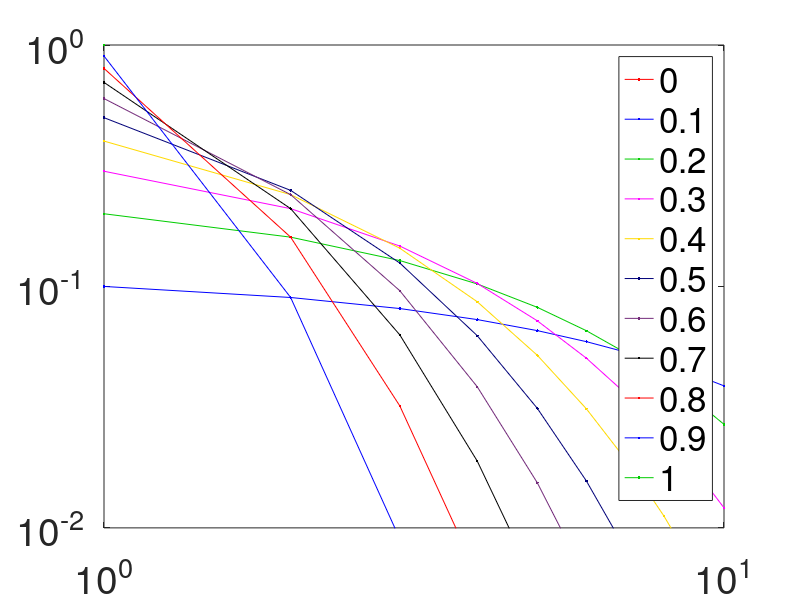
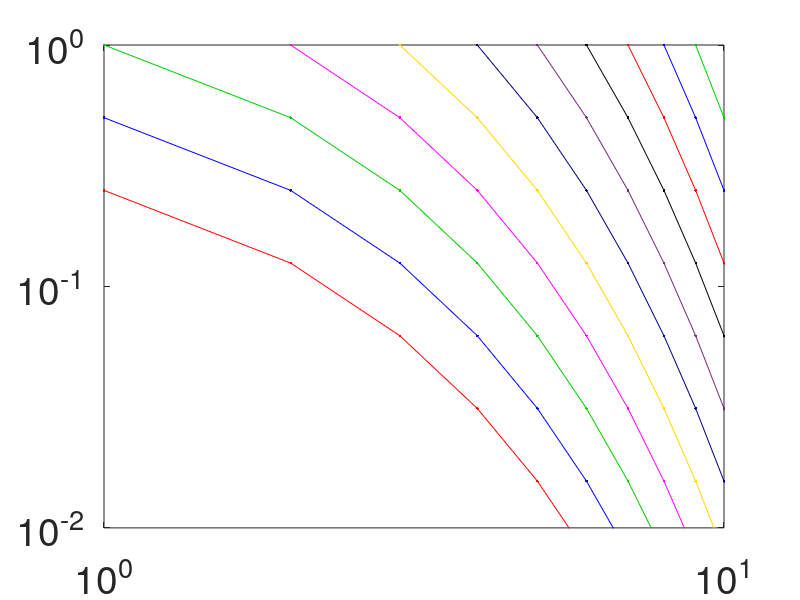

Reproduce these figures in MATLAB, in order.
colors   = {'r', 'b', [0 0.8 0], 'm', [1 0.85 0], [0 0 0.47], [0.45 0.17 0.48], 'k'};
font_size = 28;

fh = figure(1); clf;
lc = 0;
for p = [0:0.1:1]
    lc = lc + 1;
    x = [1:1000];
    y = p*((1-p).^(x-1));
    lh(lc) = plot(x,y, '.-');
    legends{lc} = num2str(p);
    set(lh(lc), 'Color', colors{mod(lc-1,length(colors))+1});
    hold on;
end

set(gca, 'XLim', [0 10]);
set(gca, 'YLim', [0.01 1]);
set(gca, 'FontSize', font_size);
legend(lh, legends);
set(gca, 'xscale', 'log');
set(gca, 'yscale', 'log');

%% ========================================
fh = figure(2); clf;
lc = 0;
p = 0.5;
for w = [0:1:10]
    lc = lc + 1;
    x = [1:1000];
    y = p*((1-p).^(x-w));
    lh2(lc) = plot(x,y, '.-');
    legends2{lc} = num2str(w);
    set(lh2(lc), 'Color', colors{mod(lc-1,length(colors))+1});
    hold on;
end

set(gca, 'XLim', [0 10]);
set(gca, 'YLim', [0.01 1]);
set(gca, 'FontSize', font_size);
% legend(lh2, legends2);
set(gca, 'xscale', 'log');
set(gca, 'yscale', 'log');
